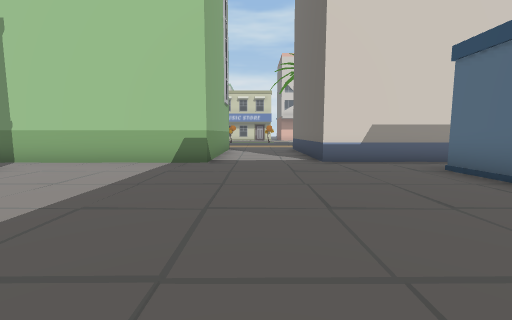
[1] (above)

23 first-person views from a walk through a Unity game level. The camera is 1.5 m above the floor, tilts 6° down and sees 90° across. The floor is counted in squares, 2 m on a side. Each view is taken from the middle of a square. On the plan, view 1 faces up. The plan holds only what a view shows up to about 9 squares ahead; the rest is blank. The place goes on beyond the plan.

[2]
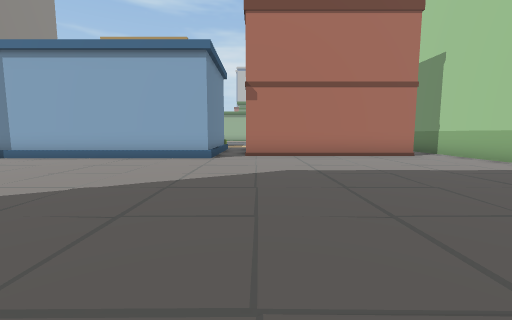

[3]
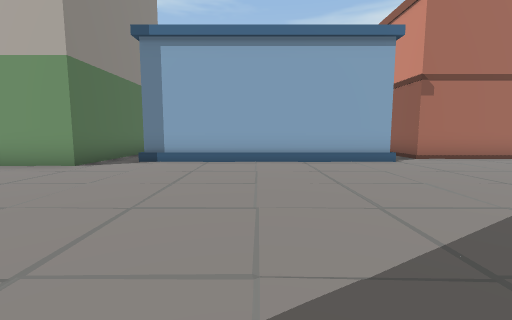

[4]
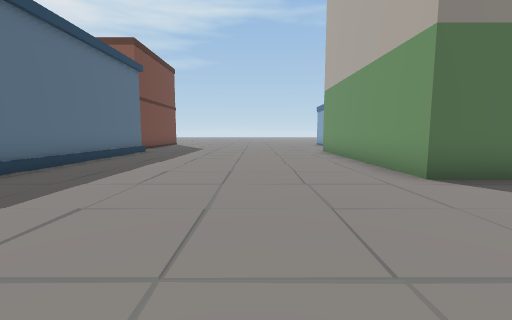

[5]
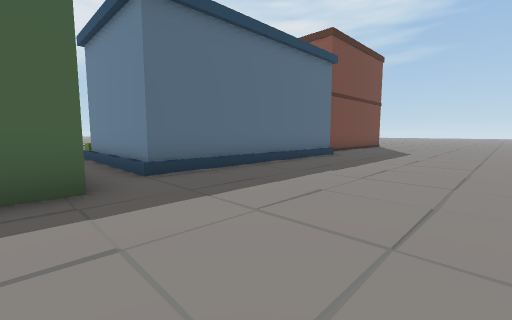

[6]
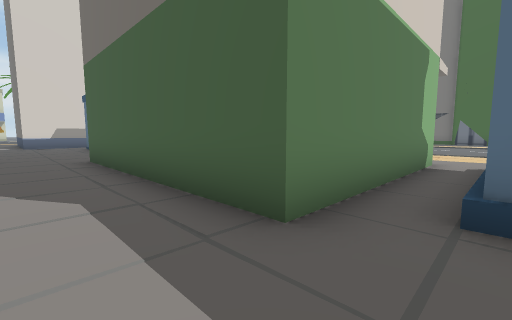

[7]
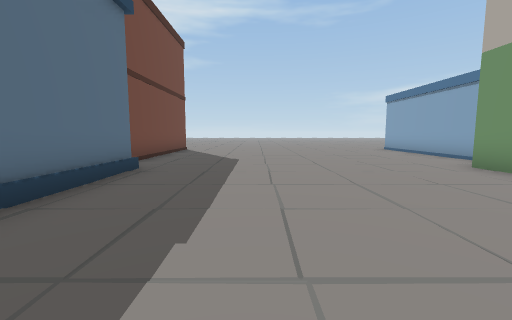

[8]
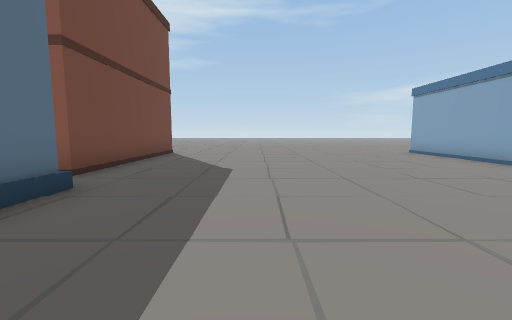

[9]
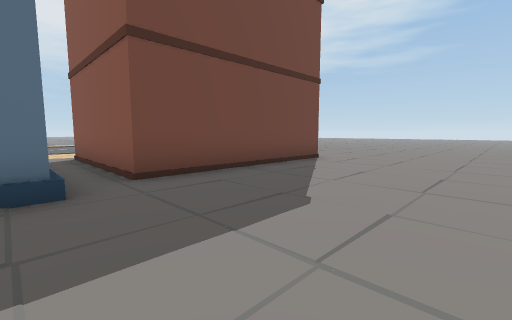

[10]
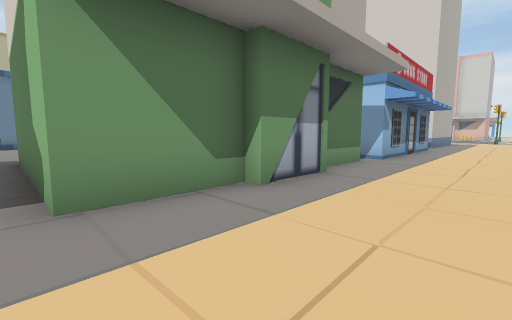

[11]
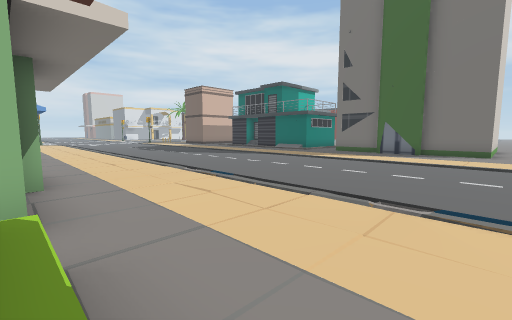

[12]
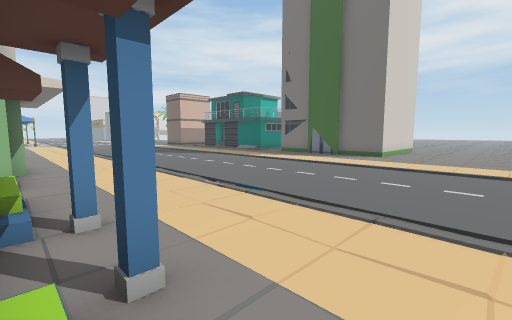

[13]
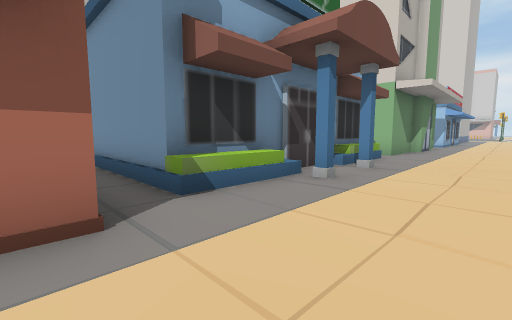

[14]
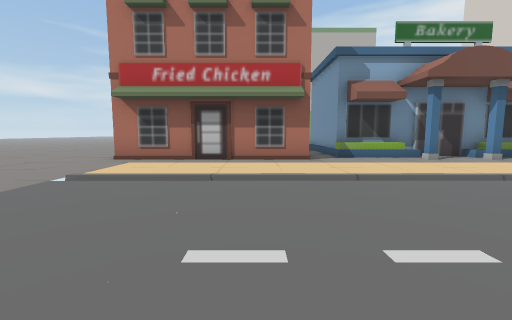

[15]
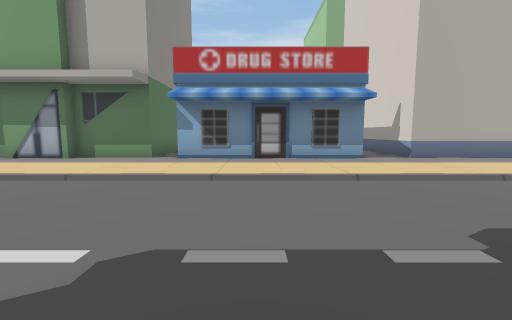

[16]
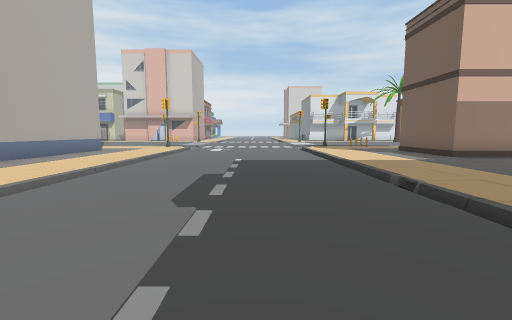

[17]
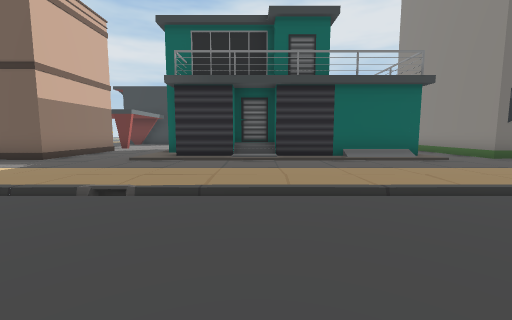

[18]
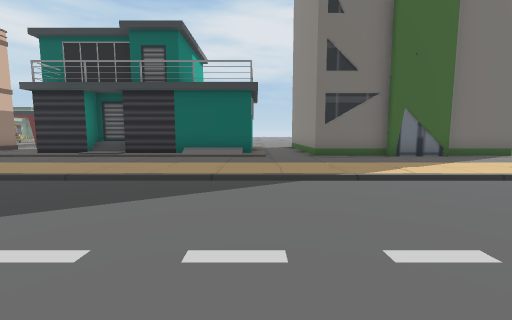

[19]
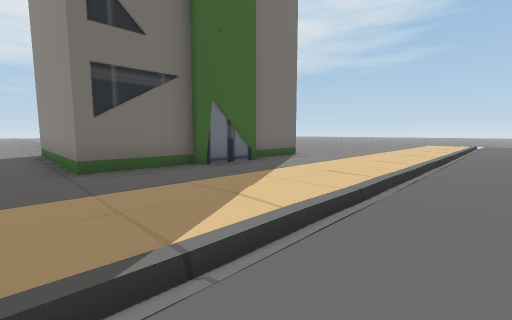

[20]
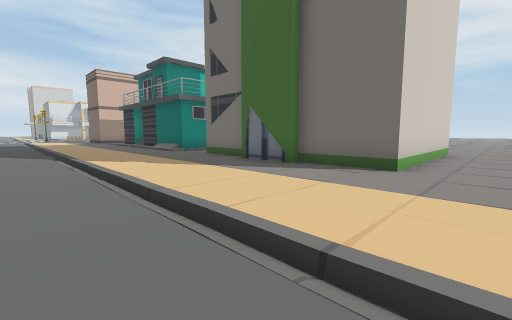

[21]
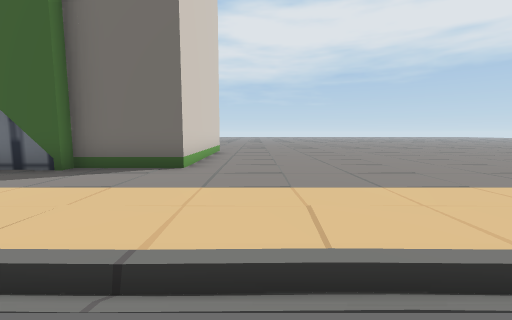

[22]
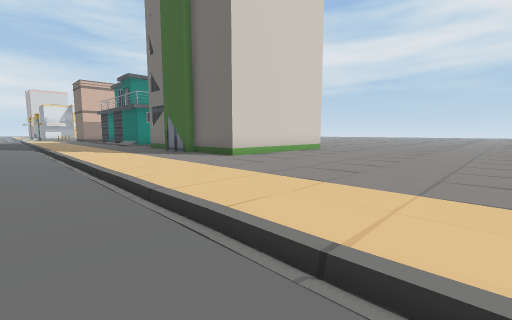

[23]
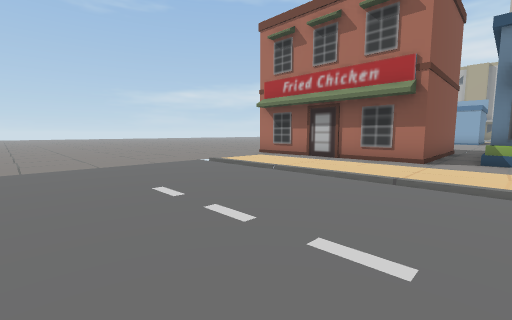

### Floor plan
Key: @ floor where view 1 was taken; # wall or solid block; . main floor; : floor 0.25 m higher than the main floor; / step, stairs or slope; O other object.
Columns run from 7 left of view 1 to 26 right of it. Each row starts with its distance up from view 1.
 10      O         O............#
  9      O...O     O............###
  8      O...O     O...............
  7 OOOOOO...OOOOOOO...............
  6  ............ ............../:#
  5  #.........#   #............/##
  4  #.........#   #............/#
  3  #.........    #............/#
  2  #.........    #............/#
  1  #.........    #............/#
  0 ##.....@...    #............/#
 -1  .........O   OO............/#
 -2  OO.......O    O............/#
 -3   O.......O    O.... .............
 -4   O.......O    O.............OOOOO
 -5   O.......O    O.............O
 -6   O.......O    O.............O
 -7   O.......OOOOOO............O
 -8   O.........................OO
 -9 OOOO.......OOOO/.............O
-10    O.......O  O/.............OOOOO
-11    O.......O  O/O.................
-12    O.......O  O...................
-13    O.......O  O/O................
-14    O.......O  O/..................
-15    O.......OOOO/..................
-16    ...............................
-17   #.........#####.................
-18   #.........#   #.......     ....
-19   #.........#   #.......      ...
-20   #.........#   #.......       ..

Where each view was taken, in squares from view 1:
view 1: 0 up, 0 right, facing up
view 2: 0 up, 3 right, facing left
view 3: 5 down, 2 right, facing left
view 4: 5 down, 1 left, facing down
view 5: 7 down, 1 left, facing down-right
view 6: 9 down, 1 right, facing up-right
view 7: 10 down, 1 right, facing down
view 8: 12 down, 1 right, facing down
view 9: 15 down, 0 right, facing down-right
view 10: 8 down, 11 right, facing up-left
view 11: 11 down, 8 right, facing up-right
view 12: 15 down, 8 right, facing up-right
view 13: 17 down, 11 right, facing up-left
view 14: 18 down, 16 right, facing left
view 15: 2 up, 16 right, facing left
view 16: 1 up, 15 right, facing up
view 17: 3 up, 14 right, facing right
view 18: 2 down, 13 right, facing right
view 19: 3 down, 16 right, facing down-right
view 20: 12 down, 16 right, facing up-right
view 21: 12 down, 16 right, facing right
view 22: 17 down, 16 right, facing up-right
view 23: 15 down, 16 right, facing down-left
